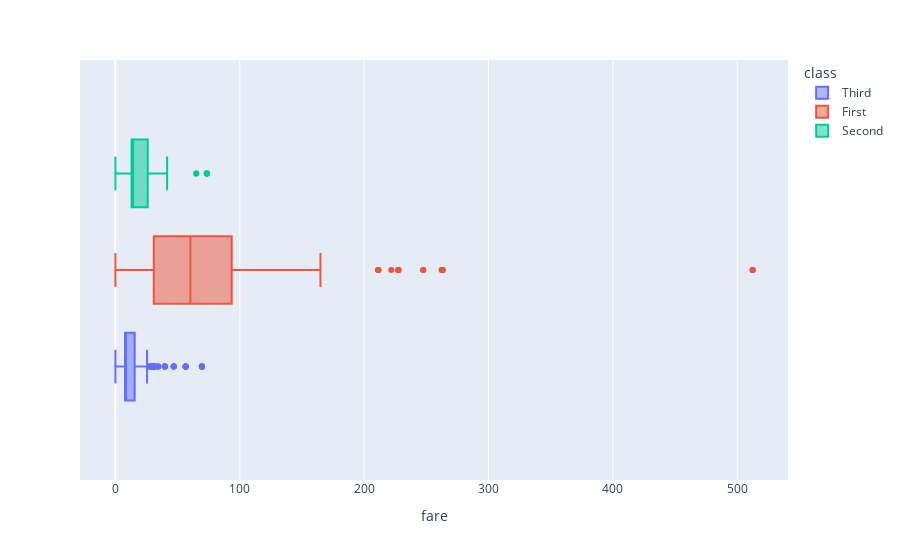

The cell this chart's notebook holds for it:
### Code cell
px.box(titanic, x="fare", color="class") ## Multivariate Auswertung

### Figure 1 — Plotly figure (JSON) as saved in the notebook; plotly's stock layout.template omitted (floating-point values rounded to 4 significant figures; data arrays with more than 128 entries replaced by an {"elided": "..."} marker saying what was removed)
{"data": [{"alignmentgroup": "True", "hovertemplate": "class=Third<br>fare=%{x}<extra></extra>", "legendgroup": "Third", "marker": {"color": "#636efa"}, "name": "Third", "notched": false, "offsetgroup": "Third", "orientation": "h", "showlegend": true, "type": "box", "x": {"elided": "491 float values"}, "x0": " ", "xaxis": "x", "y0": " ", "yaxis": "y"}, {"alignmentgroup": "True", "hovertemplate": "class=First<br>fare=%{x}<extra></extra>", "legendgroup": "First", "marker": {"color": "#EF553B"}, "name": "First", "notched": false, "offsetgroup": "First", "orientation": "h", "showlegend": true, "type": "box", "x": {"elided": "216 float values"}, "x0": " ", "xaxis": "x", "y0": " ", "yaxis": "y"}, {"alignmentgroup": "True", "hovertemplate": "class=Second<br>fare=%{x}<extra></extra>", "legendgroup": "Second", "marker": {"color": "#00cc96"}, "name": "Second", "notched": false, "offsetgroup": "Second", "orientation": "h", "showlegend": true, "type": "box", "x": {"elided": "184 float values"}, "x0": " ", "xaxis": "x", "y0": " ", "yaxis": "y"}], "layout": {"boxmode": "group", "legend": {"title": {"text": "class"}, "tracegroupgap": 0}, "margin": {"t": 60}, "xaxis": {"anchor": "y", "domain": [0, 1], "title": {"text": "fare"}}, "yaxis": {"anchor": "x", "domain": [0, 1]}}}
